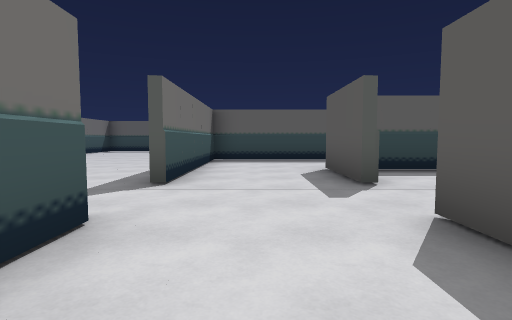
View 1 (above)

19 first-person views from a walk through a Godot game level. The camera is 1.3 m above the floor, tilts 4° down and sees 80° across. The floor is counted in squares, 2 m on a side. Each view is taken from the middle of a square. On the plan, view 1 faces up. The plan holds only what a view shows up to about 10 squares ahead; the rest is blank. The place goes on beyond the plan. Some surface patterns are stand-ins.

View 2
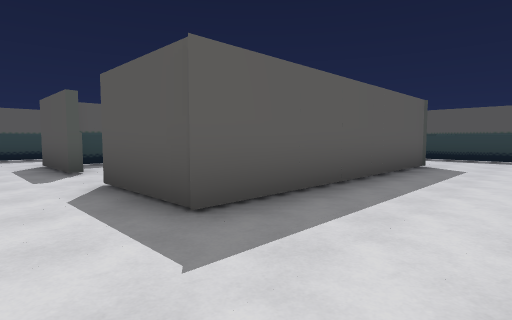

View 3
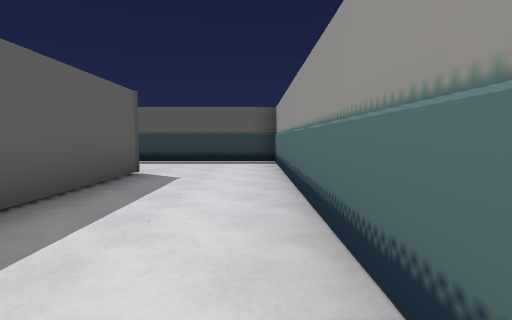

View 4
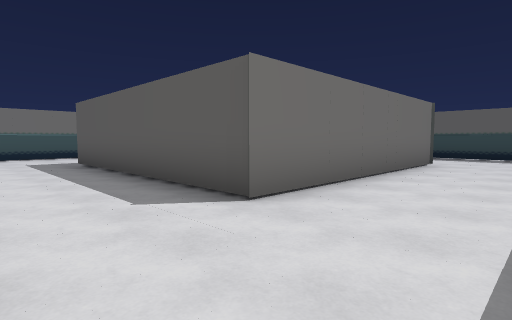

View 5
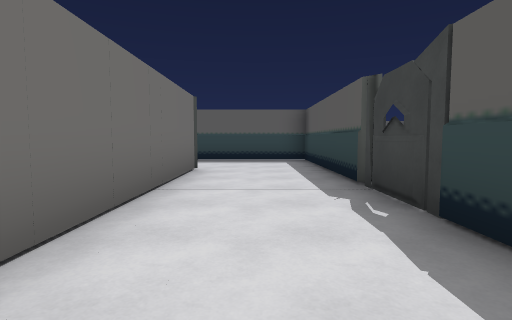

View 6
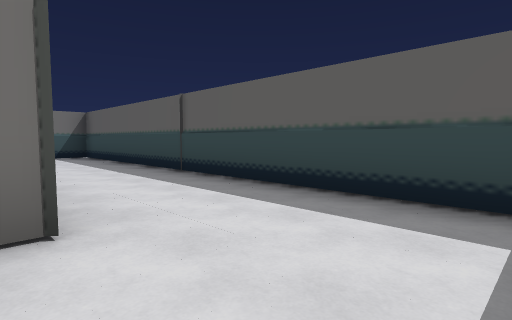

View 7
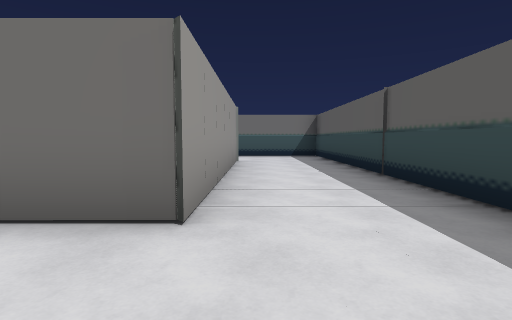

View 8
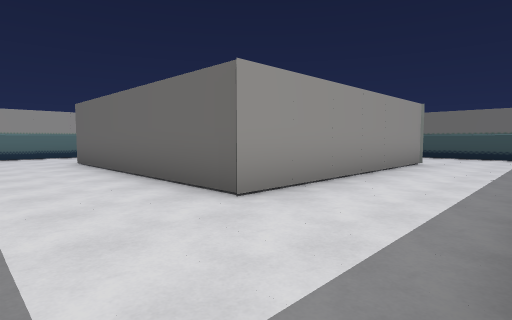

View 9
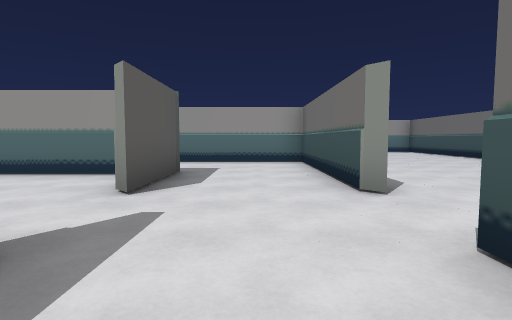

View 10
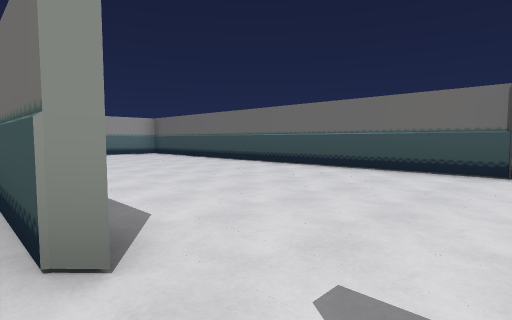

View 11
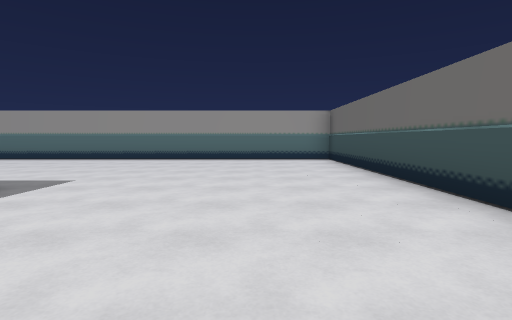

View 12
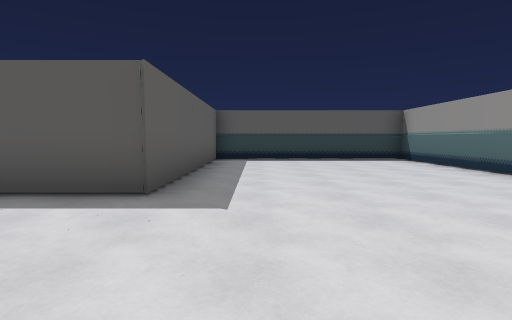

View 13
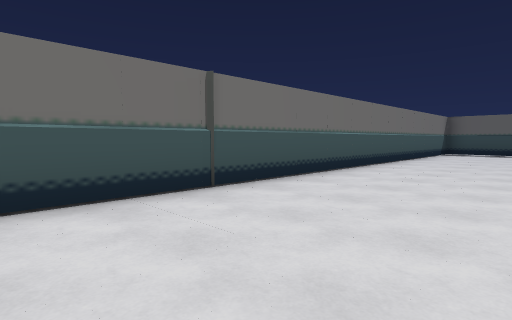

View 14
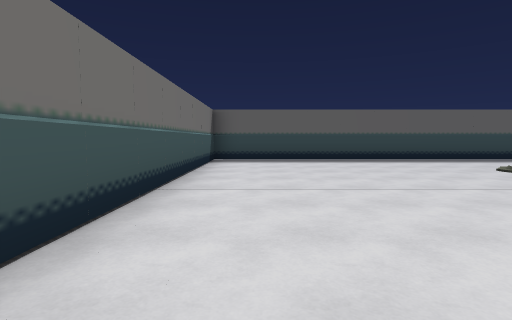

View 15
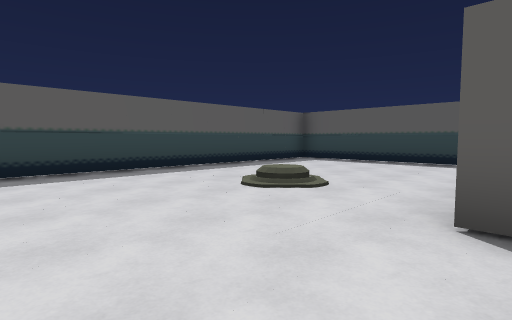

View 16
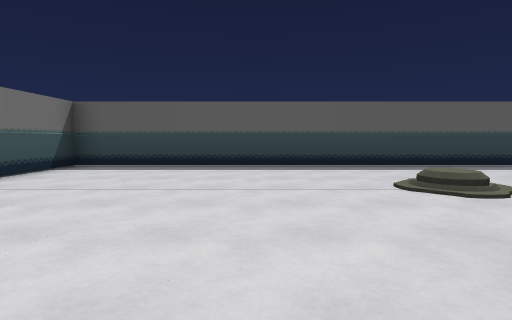

View 17
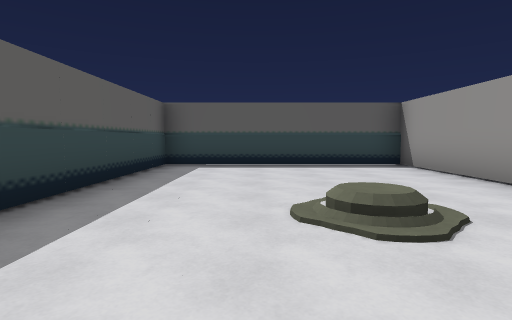

View 18
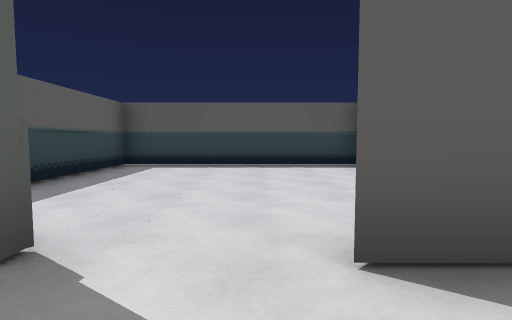

View 19
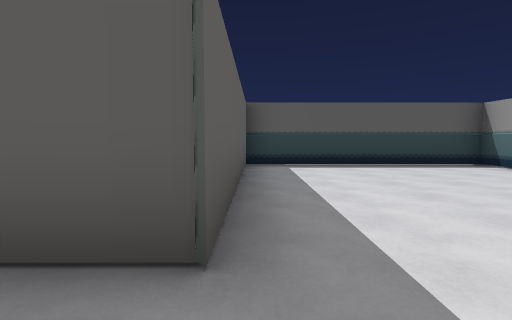

### Floor plan
Points are (right, up) in squares from view 1. A wall is a line through its corners. A room is listed if a view was taken in it or the views show most of it. See-through windows are left out.
Room 1 (views 1, 2, 3, 4, 5, 6, 7, 8, 9, 18)
walls: (1.5, 4.2) (1.5, 6.5) (7.7, 6.5) (7.7, 0.2) (1.5, 0.2) (1.5, 2.6); (-1.3, 2.4) (-1.3, -2.5) (10.5, -2.5) (10.5, 9.2) (-1.3, 9.2) (-1.3, 4.2)
ways out: opening at (-1, 3.5) to room 2; opening at (2, 3.5) to room 3
Room 2 (views 10, 11, 12, 13, 14, 15, 16, 17, 19)
walls: (-1.5, 9.2) (-1.5, 9.6); (1.1, 9.5) (4.5, 9.5) (4.5, 15.2) (-7.3, 15.2) (-7.3, -8.5) (4.5, -8.5) (4.5, -2.8) (-1.5, -2.8) (-1.5, -1)
ways out: opening at (-1, 3.5) to room 1
Room 3 (no view inside)
walls: (2.5, 0.5) (4.7, 0.5); (7.5, 0.5) (7.5, 6.2) (2.2, 6.2)
ways out: opening at (2, 3.5) to room 1

Where each view was taken, in squares from view 1:
view 1: 0 up, 0 right, facing up
view 2: 2 down, 0 right, facing up-right
view 3: 2 down, 2 right, facing right
view 4: 2 down, 10 right, facing up-left
view 5: 0 up, 9 right, facing up
view 6: 6 up, 10 right, facing up-left
view 7: 7 up, 10 right, facing left
view 8: 9 up, 10 right, facing down-left
view 9: 6 up, 0 right, facing down
view 10: 4 up, 1 left, facing down-left
view 11: 1 up, 5 left, facing down
view 12: 4 down, 5 left, facing right
view 13: 1 up, 4 left, facing up-left
view 14: 6 up, 6 left, facing up
view 15: 9 up, 4 left, facing up-right
view 16: 8 up, 3 left, facing up
view 17: 13 up, 3 left, facing right
view 18: 3 up, 0 right, facing right
view 19: 3 down, 3 left, facing right
